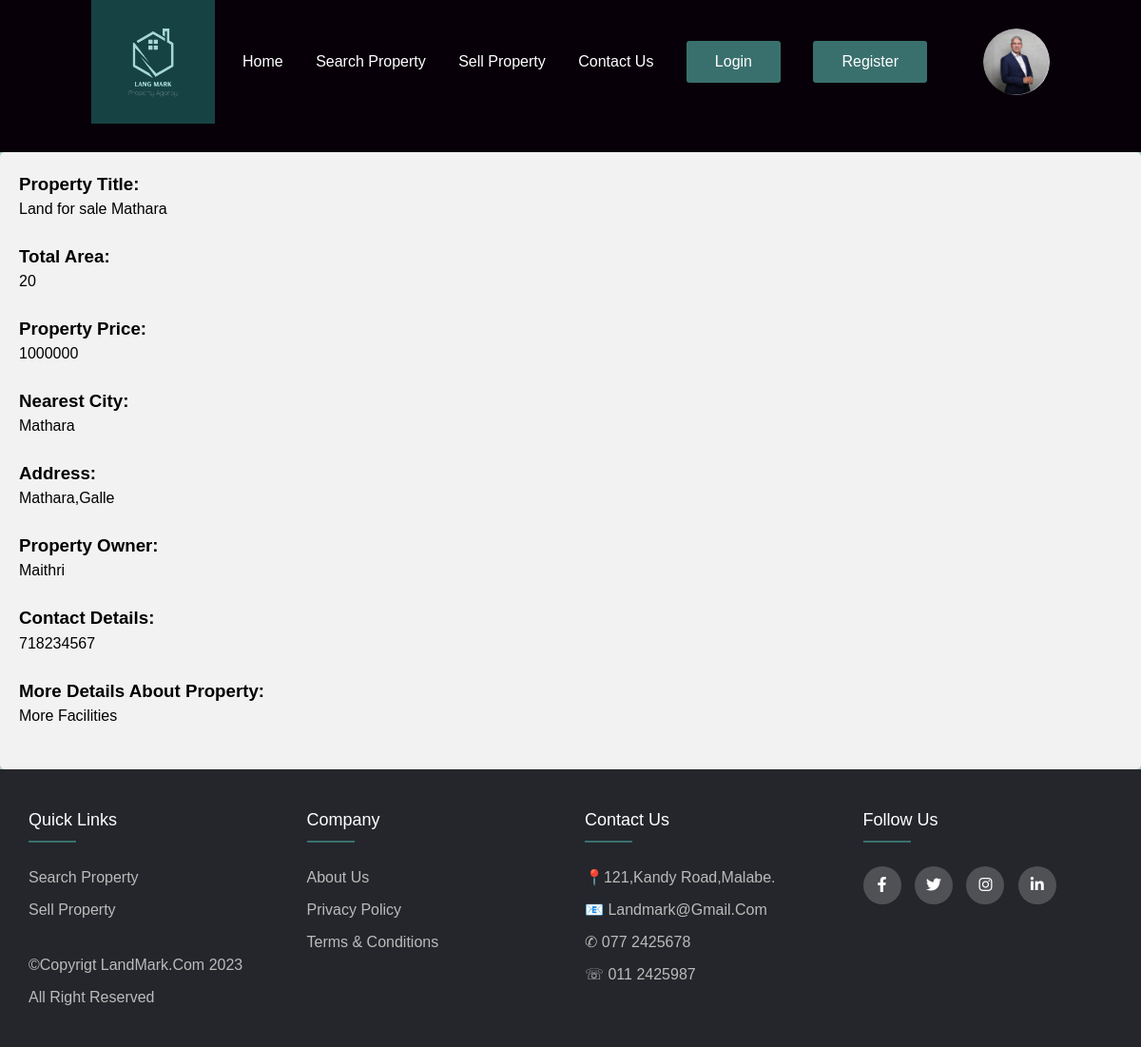
The page /view_property.php?id=5 on the database its author committed.
### tables this page shows
CREATE TABLE `tb_property` (
  `id` int(11) NOT NULL,
  `Property_Title` varchar(50) NOT NULL,
  `Total_Area` int(11) NOT NULL,
  `Property_Price` float NOT NULL,
  `Property_City` varchar(50) NOT NULL,
  `Property_Address` varchar(100) NOT NULL,
  `Property_Owner` varchar(50) NOT NULL,
  `Contact_Details` int(11) NOT NULL,
  `More_details` varchar(200) NOT NULL
);

### view_property.php (the view, shortened to what this page needs)
<!DOCTYPE html>
<html>
<head>
<link rel="stylesheet" type="text/css" href="https://cdnjs.cloudflare.com/ajax/libs/font-awesome/6.4.0/css/all.min.css">
 <link rel="stylesheet" href="css/style.css">
<div class="header">
<nav>
     <img src="media/LAND MARK.png" class="logo">
	 <ul class="nav-links">
	 <li><a href="index.html">Home</a></li>
	 <li><a href="index1.php">Search Property</a></li>
	 <li><a href="Add_property.html">Sell Property</a></li>
	 <li><a href="contact_us.html">Contact Us</a></li>
	 	 <li class="btn" href="#">Login</li>
	 <li class="btn2" href="#">Register</li>
	 </ul>
	  <a href=" " target="_blank">
	 <img src="media/user.png" class="user-pic"></a>
</nav>
</div>
</head>
<body>
    <div class="container7">
            <?php
            include("config.php");
            $id = $_GET['id'];
            if ($id) {
                $sql = "SELECT * FROM tb_property WHERE id = $id";
                $result = mysqli_query($conn, $sql);
                while ($row = mysqli_fetch_array($result)) {
                 ?>
                 <h3>Property Title:</h3>
                 <p><?php echo $row["Property_Title"]; ?></p><br>
                 <h3>Total Area:</h3>
                 <p><?php echo $row["Total_Area"]; ?></p><br>
                 <h3>Property Price:</h3>
                 <p><?php echo $row["Property_Price"]; ?></p><br>
				 <h3>Nearest City:</h3>
                 <p><?php echo $row["Property_City"]; ?></p><br>
				 <h3>Address:</h3>
                 <p><?php echo $row["Property_Address"]; ?></p><br>
				 <h3>Property Owner:</h3>
                 <p><?php echo $row["Property_Owner"]; ?></p><br>
				 <h3>Contact Details:</h3>
                 <p><?php echo $row["Contact_Details"]; ?></p><br>
				 <h3>More Details About Property:</h3>
                 <p><?php echo $row["More_details"]; ?></p><br>
            <?php
                }
            }
            else{
                echo "<h3>No More details found</h3>";
            }
            ?>
        </div>
</body>
  <footer class="footer">
  	 <div class="container">
  	 	<div class="row">
  	 		<div class="footer-col">
  	 			<h4>Quick Links</h4>
  	 			<ul>
  	 				<li><a href="search.php">Search Property</a></li>
  	 				<li><a href="Add_property.html">Sell Property</a></li><BR>
  	 				<li><a>©Copyrigt LandMark.com 2023</a></li>
					<li><a>All Right Reserved</a></li>
  	 			</ul>
  	 		</div>
  	 		<div class="footer-col">
  	 			<h4>Company</h4>
  	 			<ul>
  	 				<li><a href="about_us.html">About Us</a></li>
  	 				<li><a href="Privacy_Policy.html">privacy policy</a></li>
  	 				<li><a href="terms_&_conditions.html">Terms & Conditions</a></li>
  	 			</ul>
  	 		</div>
  	 		<div class="footer-col">
  	 			<h4>Contact Us</h4>
  	 			<ul>
  	 			<li><a href="#">📍121,Kandy Road,Malabe.</li>
  	 				<li><a href="#">📧 landmark@gmail.com</li>
  	 				<li><a href="#">✆ 077 2425678</li>
  	 				<li><a href="#">☏ 011 2425987</a></li>
  	 			</ul>
  	 		</div>
  	 		<div class="footer-col">
  	 			<h4>follow us</h4>
  	 			<div class="social-links">
  	 				<a href="#"><i class="fab fa-facebook-f"></i></a>
  	 				<a href="#"><i class="fab fa-twitter"></i></a>
  	 				<a href="#"><i class="fab fa-instagram"></i></a>
  	 				<a href="#"><i class="fab fa-linkedin-in"></i></a>
  	 			</div>
  	 		</div>
  	 	</div>
  	 </div>
  </footer>
</body>
</html>

### css/style.css (style rules this page uses)
* { margin:0; padding:0; font-family:"poppins",sans-serif; box-sizing:border-box; }
.header { height:20vh; width:100%; padding: 0 8%; background:#080008; }
nav { display:flex; align-items:center; justify-content:space-between; overflow: auto; }
.logo { width:130px; }
.nav-links { padding:28px 0; }
.nav-links li { display:inline-block; margin:0 15px; }
.nav-links li a { text-decoration:none; color:#fff; padding:5px 0; position:relative; }
.nav-links li a::after { content:' '; background:#39706d; width:0%; height:2px; position:absolute; bottom:0; left:0; transition:width 0.5s; }
.user-pic { width:70px; border-radius:50%; cursor:pointer; margin-left:30px; }
.btn { background:#39706d; color:#fff; padding:10px 30px; border-radius:3px; cursor:pointer; }
.btn2 { background:#39706d; color:#fff; padding:10px 30px; border-radius:3px; cursor:pointer; }
body { line-height: 1.5; font-family: 'Poppins', sans-serif; background-color: #A9C7C5; }
* { margin:0; padding:0; box-sizing: border-box; }
.container { max-width: 1170px; margin:auto; }
.row { display: flex; flex-wrap: wrap; }
ul { list-style: none; }
.footer { background-color: #24262b; padding: 40px 0; }
.footer-col { width: 25%; padding: 0 15px; }
.footer-col h4 { font-size: 18px; color: #ffffff; text-transform: capitalize; margin-bottom: 35px; font-weight: 500; position: relative; }
.footer-col h4::before { content: ''; position: absolute; left:0; bottom: -10px; background-color: #39706d; height: 2px; box-sizing: border-box; width: 50px; }
.footer-col ul li:not(:last-child) { margin-bottom: 10px; }
.footer-col ul li a { font-size: 16px; text-transform: capitalize; color: #ffffff; text-decoration: none; font-weight: 300; color: #bbbbbb; display: block; transition: all 0.3s ease; }
.footer-col .social-links a { display: inline-block; height: 40px; width: 40px; background-color: rgba(255,255,255,0.2); margin:0 10px 10px 0; text-align: center; line-height: 40px; border-radius: 50%; color: #ffffff; transition: all 0.5s ease; }
body { font-family: Arial, Helvetica, sans-serif; }
* { box-sizing: border-box; }
.container7 { border-radius: 5px; background-color: #f2f2f2; padding: 20px; }
* { box-sizing: border-box }
body { margin:0 }
img { vertical-align: middle; }
* { box-sizing:border-box }

### rows shown on the page
tb_property: Property_Title "Land for sale Mathara", Total_Area "20", Property_Price "1000000", Property_City "Mathara", Property_Address "Mathara,Galle", Property_Owner "Maithri", Contact_Details "718234567", More_details "More Facilities"
